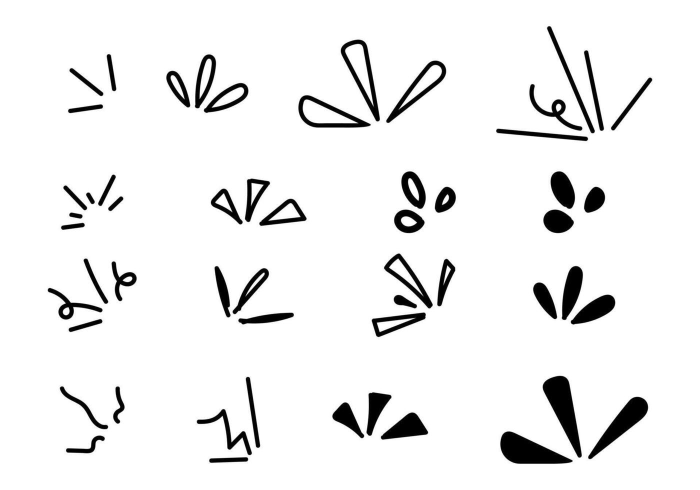
#> input picture assets/emphasis/reference_emphasis_marks.png, 1400 x 980 px (shown at 1/2 size); its folder holds only this picture in this run
$ python -i env.py   (imports and definitions only)
#> lines starting #> are read from the running program, lines starting #| are printed output that depends on the picture
#> further down, picture is the input picture: PIL image 1400x980 RGB; min 0, max 255, mean 237.9
### lib.py
"""Before Machines engine: easing, camera, a camera-aware vector pen drawn at 2x, caching."""
import math, random
from collections import OrderedDict
import numpy as np
from PIL import Image, ImageDraw, ImageFont, ImageFilter

W, H, FPS = 1080, 1920, 30
SS = 2
CX, CY = 540, 860
FD = '/usr/share/fonts/opentype/inter/'

INK = (38, 30, 22); MUTED = (120, 105, 85); RUST = (170, 60, 40); BRONZE = (184, 134, 60)
IRON = (110, 114, 122); WOOD = (139, 98, 58); WOOD_D = (98, 66, 38); PARCH = (236, 226, 204)
AMBER = (246, 178, 52); WHITE = (255, 255, 255); SKIN = (247, 234, 212); ROPE = (196, 168, 112)
STONE = (150, 146, 136); STONE_D = (112, 108, 100)

def clamp(x, a=0.0, b=1.0): return a if x < a else b if x > b else x
def P(t, t0, d): return clamp((t - t0) / d) if d > 0 else (1.0 if t >= t0 else 0.0)
def lerp(a, b, x): return a + (b - a) * x
def lerpc(c1, c2, x): return tuple(int(round(lerp(a, b, x))) for a, b in zip(c1, c2))
def eo3(x): return 1 - (1 - x) ** 3
def ei3(x): return x ** 3
def ei2(x): return x * x
def eio(x): return 4 * x ** 3 if x < .5 else 1 - (-2 * x + 2) ** 3 / 2
def eoexpo(x): return 1.0 if x >= 1 else 1 - 2 ** (-10 * x)
def eoback(x, s=1.9):
    x = clamp(x) - 1
    return 1 + x * x * ((s + 1) * x + s)
def spring(dt, f=1.9, z=6.5):
    if dt <= 0: return 0.0
    return 1 - math.exp(-z * dt) * math.cos(2 * math.pi * f * dt)
def pop(t, t0, d=0.32): return eoback(P(t, t0, d)) if t >= t0 else 0.0
def win(t, a, b, fi=0.15, fo=0.15):
    if t < a or t > b: return 0.0
    return min(P(t, a, fi), 1 - P(t, b - fo, fo))

_F = {}
# [5 lines left out: function F, not called in this run]

_C = OrderedDict()
# [6 lines left out: function cache, not called in this run]

class Cam:
    def __init__(c):
        c.punch = []; c.shake = []; c.extra = None
        c.s = 1.0; c.ox = 0.0; c.oy = 0.0; c.drift = 1.0
    # [16 lines left out: function set, not called in this run]
CAM = Cam()

BLEND = False   # E022: set True to alpha composite translucent shapes (see Pen._tr)

class Pen:
    """Draws in 1080x1920 design units onto a 2x canvas; optional camera and local transform."""
    def __init__(s, img, cam=True):
        s.img = img; s.d = ImageDraw.Draw(img, 'RGBA'); s.cam = cam
        s.stack = []; s.T = (1.0, 0.0, 0.0)   # local scale, dx, dy (applied before camera)
    # local transforms for drawing a group at a position and scale
    def push(s, x, y, k):
        s.stack.append(s.T); a, b, c = s.T
        s.T = (a * k, b + x * a, c + y * a)
    def pop(s): s.T = s.stack.pop()
    def k(s):
        return s.T[0] * (CAM.s if s.cam else 1.0)
    # [4 lines left out: function xy, not called in this run]
    def w(s, v): return max(1, int(round(v * s.k() * SS)))
    # E022: ImageDraw on an RGBA layer REPLACES pixels with a translucent fill instead of blending over them, so a
    # translucent shape punched holes in whatever was drawn before (shadows, water over ice, niches in a wall).
    # With BLEND on, translucent shapes are drawn on a small scratch image and alpha composited over the layer.
    def _tr(s, fill):
        return BLEND and fill is not None and isinstance(fill, tuple) and len(fill) == 4 and fill[3] < 255
    # [50 lines left out: functions _comp, line, poly, circ, ell, rect, not called in this run]
    def arc(s, x, y, r, a0, a1, fill, width):
        X, Y = s.xy(x, y); R = r * s.k() * SS
        s.d.arc([X - R, Y - R, X + R, Y + R], a0, a1, fill=fill, width=s.w(width))
    # [11 lines left out: function text, not called in this run]
    def tw(s, t, size, weight='Bold', disp=False):
        return F(weight, size * 4, disp).getlength(t) / 4

def rot(px, py, cx, cy, a):
    ca, sa = math.cos(a), math.sin(a)
    return cx + (px - cx) * ca - (py - cy) * sa, cy + (px - cx) * sa + (py - cy) * ca

def new_layer(): return Image.new('RGBA', (W * SS, H * SS), (0, 0, 0, 0))
def flatten(base, layer):
    small = layer.resize((W, H), Image.BOX)
    base.alpha_composite(small)

# [14 lines left out: functions bg_cam, radial_mask, not called in this run]

### env.py
"""Painted environments, cached, blurred and graded so figures read clearly."""
import math, random
import numpy as np
from PIL import Image, ImageDraw, ImageFilter, ImageEnhance
from lib import W, H, INK, PARCH

# [44 lines left out: functions sky, ridge, hill_layer, clouds, tent, not called in this run]

def grade(img, blur=3.5, sat=0.72, bright=0.9, cap=True):
#> called with blur = 3.5, sat = 0.72, bright = 0.9, cap = True
    im = img.convert('RGB')
    if blur: im = im.filter(ImageFilter.GaussianBlur(blur))
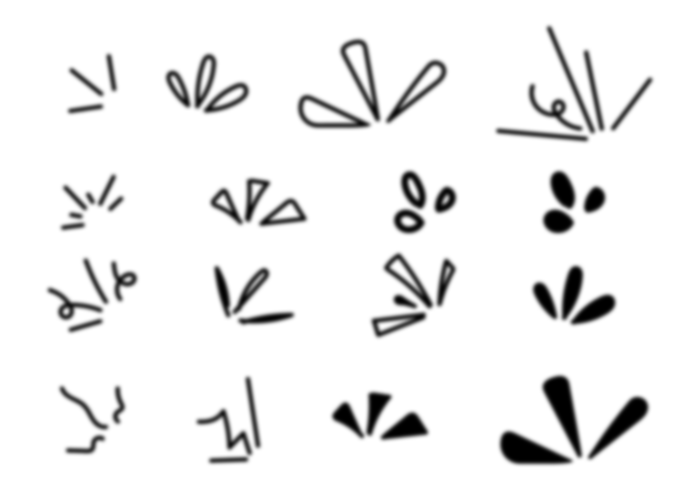
#> im: PIL image 1400x980 RGB (shown at 1/2 size); min 0, max 255, mean 237.9
    im = ImageEnhance.Color(im).enhance(sat)
    im = ImageEnhance.Contrast(im).enhance(0.86)
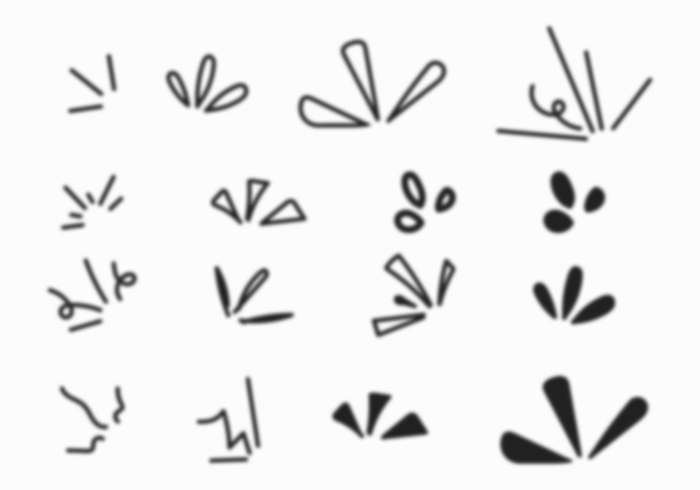
#> im: PIL image 1400x980 RGB (shown at 1/2 size); min 33, max 252, mean 237.3
    im = ImageEnhance.Brightness(im).enhance(bright)
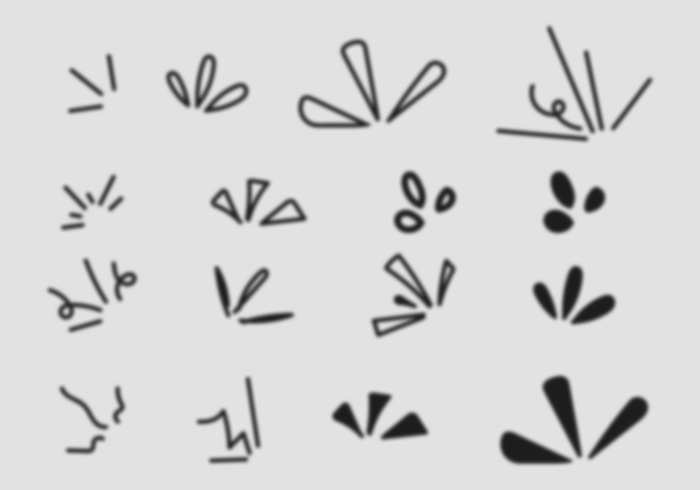
#> im: PIL image 1400x980 RGB (shown at 1/2 size); min 29, max 226, mean 212.9
    arr = np.asarray(im).astype(np.float32)
    Y, X = np.mgrid[0:H, 0:W]
    vig = np.clip(np.sqrt((X / W - .5) ** 2 + ((Y / H - .48) * 1.3) ** 2) / .85, 0, 1) ** 2
#> (the run stopped early here; a loop or call above may not have finished)
